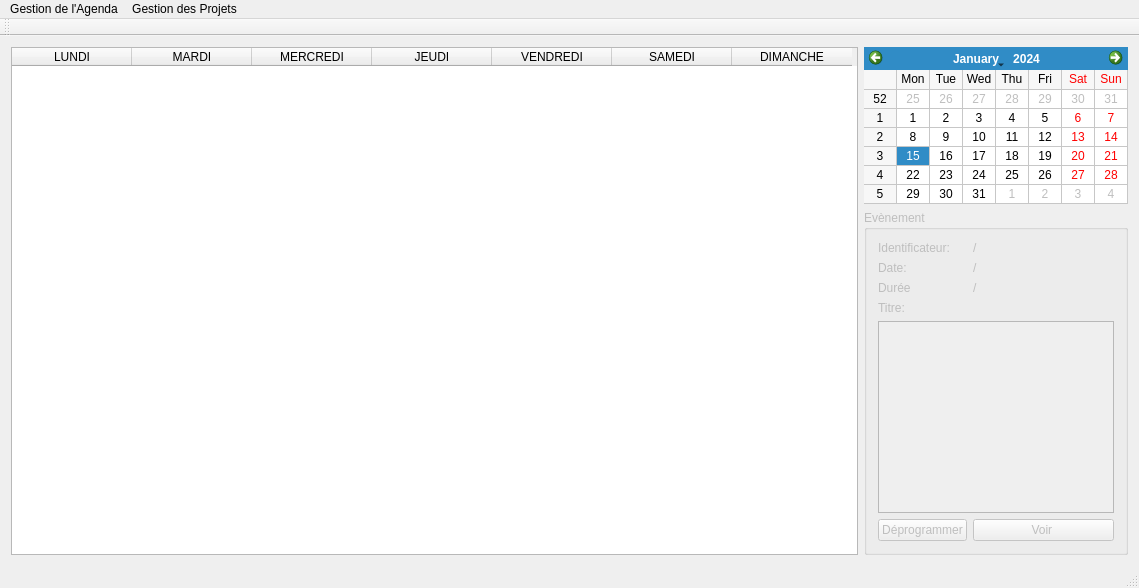
<?xml version="1.0" encoding="UTF-8"?>
<ui version="4.0">
 <class>MainWindow</class>
 <widget class="QMainWindow" name="MainWindow">
  <property name="geometry">
   <rect>
    <x>0</x>
    <y>0</y>
    <width>1139</width>
    <height>588</height>
   </rect>
  </property>
  <property name="windowTitle">
   <string>Project Calendar</string>
  </property>
  <widget class="QWidget" name="centralWidget">
   <layout class="QHBoxLayout" name="horizontalLayout_2">
    <item>
     <layout class="QHBoxLayout" name="horizontalLayout">
      <item>
       <widget class="QTableWidget" name="tableWidget">
        <property name="minimumSize">
         <size>
          <width>847</width>
          <height>0</height>
         </size>
        </property>
        <property name="maximumSize">
         <size>
          <width>842</width>
          <height>16777215</height>
         </size>
        </property>
        <property name="editTriggers">
         <set>QAbstractItemView::NoEditTriggers</set>
        </property>
        <property name="showDropIndicator" stdset="0">
         <bool>false</bool>
        </property>
        <property name="alternatingRowColors">
         <bool>true</bool>
        </property>
        <attribute name="horizontalHeaderVisible">
         <bool>true</bool>
        </attribute>
        <attribute name="horizontalHeaderCascadingSectionResizes">
         <bool>false</bool>
        </attribute>
        <attribute name="horizontalHeaderDefaultSectionSize">
         <number>120</number>
        </attribute>
        <attribute name="horizontalHeaderShowSortIndicator" stdset="0">
         <bool>false</bool>
        </attribute>
        <attribute name="verticalHeaderVisible">
         <bool>false</bool>
        </attribute>
        <attribute name="verticalHeaderShowSortIndicator" stdset="0">
         <bool>true</bool>
        </attribute>
        <column>
         <property name="text">
          <string>LUNDI</string>
         </property>
        </column>
        <column>
         <property name="text">
          <string>MARDI</string>
         </property>
        </column>
        <column>
         <property name="text">
          <string>MERCREDI</string>
         </property>
        </column>
        <column>
         <property name="text">
          <string>JEUDI</string>
         </property>
        </column>
        <column>
         <property name="text">
          <string>VENDREDI</string>
         </property>
        </column>
        <column>
         <property name="text">
          <string>SAMEDI</string>
         </property>
        </column>
        <column>
         <property name="text">
          <string>DIMANCHE</string>
         </property>
        </column>
       </widget>
      </item>
      <item>
       <layout class="QVBoxLayout" name="verticalLayout">
        <item>
         <widget class="QCalendarWidget" name="calendarWidget">
          <property name="maximumSize">
           <size>
            <width>300</width>
            <height>200</height>
           </size>
          </property>
          <property name="cursor">
           <cursorShape>ArrowCursor</cursorShape>
          </property>
          <property name="layoutDirection">
           <enum>Qt::LeftToRight</enum>
          </property>
          <property name="gridVisible">
           <bool>true</bool>
          </property>
         </widget>
        </item>
        <item>
         <widget class="QGroupBox" name="groupBox">
          <property name="enabled">
           <bool>false</bool>
          </property>
          <property name="title">
           <string>Evènement</string>
          </property>
          <property name="flat">
           <bool>false</bool>
          </property>
          <layout class="QFormLayout" name="formLayout">
           <item row="0" column="0">
            <widget class="QLabel" name="label">
             <property name="text">
              <string>Identificateur:</string>
             </property>
            </widget>
           </item>
           <item row="0" column="1">
            <widget class="QLabel" name="identificateur">
             <property name="text">
              <string>/</string>
             </property>
            </widget>
           </item>
           <item row="3" column="0">
            <widget class="QLabel" name="label_2">
             <property name="text">
              <string>Titre:</string>
             </property>
            </widget>
           </item>
           <item row="7" column="1">
            <widget class="QPushButton" name="voir">
             <property name="text">
              <string>Voir </string>
             </property>
            </widget>
           </item>
           <item row="7" column="0">
            <widget class="QPushButton" name="pushButton_2">
             <property name="text">
              <string>Déprogrammer</string>
             </property>
            </widget>
           </item>
           <item row="4" column="0" colspan="2">
            <widget class="QTextEdit" name="textEdit">
             <property name="enabled">
              <bool>false</bool>
             </property>
            </widget>
           </item>
           <item row="1" column="0">
            <widget class="QLabel" name="label_3">
             <property name="text">
              <string>Date:</string>
             </property>
            </widget>
           </item>
           <item row="2" column="0">
            <widget class="QLabel" name="label_4">
             <property name="text">
              <string>Durée</string>
             </property>
            </widget>
           </item>
           <item row="1" column="1">
            <widget class="QLabel" name="date">
             <property name="text">
              <string>/</string>
             </property>
            </widget>
           </item>
           <item row="2" column="1">
            <widget class="QLabel" name="duree">
             <property name="text">
              <string>/</string>
             </property>
            </widget>
           </item>
          </layout>
         </widget>
        </item>
       </layout>
      </item>
     </layout>
    </item>
   </layout>
  </widget>
  <widget class="QMenuBar" name="menuBar">
   <property name="geometry">
    <rect>
     <x>0</x>
     <y>0</y>
     <width>1139</width>
     <height>21</height>
    </rect>
   </property>
   <widget class="QMenu" name="menuHello_World">
    <property name="title">
     <string>Gestion de l'Agenda</string>
    </property>
    <widget class="QMenu" name="menuProgrammer_une_Activit">
     <property name="title">
      <string>Activités</string>
     </property>
     <addaction name="newActivity"/>
     <addaction name="actionProgrammer_une_Activit"/>
    </widget>
    <addaction name="menuProgrammer_une_Activit"/>
    <addaction name="actionProgrammer_une_Tache"/>
   </widget>
   <widget class="QMenu" name="menuGestion_des_Projets">
    <property name="title">
     <string>Gestion des Projets</string>
    </property>
    <widget class="QMenu" name="menuCr_er_une_T_che">
     <property name="title">
      <string>Créer une Tâche</string>
     </property>
     <addaction name="actionUnitaire"/>
     <addaction name="actionComposite"/>
    </widget>
    <addaction name="actionVue_Globale"/>
    <addaction name="menuCr_er_une_T_che"/>
    <addaction name="actionCr_er_un_Projet"/>
   </widget>
   <addaction name="menuHello_World"/>
   <addaction name="menuGestion_des_Projets"/>
  </widget>
  <widget class="QToolBar" name="mainToolBar">
   <attribute name="toolBarArea">
    <enum>TopToolBarArea</enum>
   </attribute>
   <attribute name="toolBarBreak">
    <bool>false</bool>
   </attribute>
  </widget>
  <widget class="QStatusBar" name="statusBar"/>
  <action name="actionProgrammer_une_Tache">
   <property name="text">
    <string>Programmer une Tache</string>
   </property>
  </action>
  <action name="actionVue_Globale">
   <property name="text">
    <string>Vue Globale</string>
   </property>
  </action>
  <action name="actionCr_er_un_Projet">
   <property name="text">
    <string>Créer un Projet</string>
   </property>
  </action>
  <action name="actionUnitaire">
   <property name="text">
    <string>Unitaire</string>
   </property>
  </action>
  <action name="actionComposite">
   <property name="text">
    <string>Composite</string>
   </property>
  </action>
  <action name="newActivity">
   <property name="text">
    <string>Créer une Activité</string>
   </property>
  </action>
  <action name="actionProgrammer_une_Activit">
   <property name="text">
    <string>Programmer une Activité</string>
   </property>
  </action>
 </widget>
 <layoutdefault spacing="6" margin="11"/>
 <resources/>
 <connections/>
</ui>
